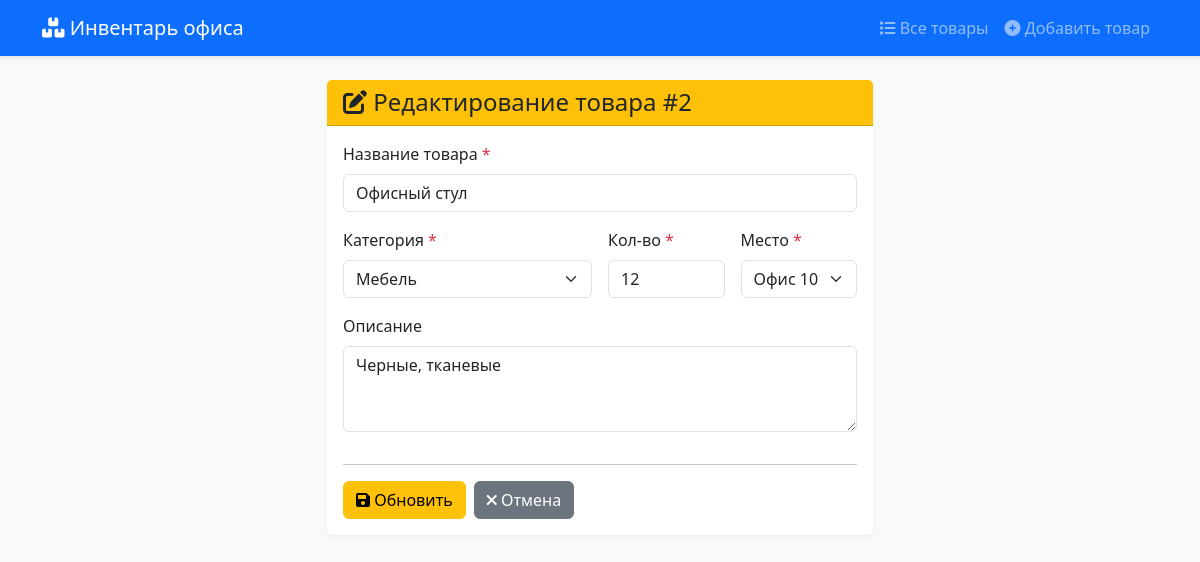
Page /edit/2 on the committed database.
### tables this page shows
CREATE TABLE items (
            id INTEGER PRIMARY KEY AUTOINCREMENT,
            name TEXT NOT NULL,
            category TEXT NOT NULL,
            quantity INTEGER NOT NULL,
            location TEXT NOT NULL,
            description TEXT,
            date_added DATE NOT NULL
        );

### app.py (the view, shortened to what this page needs)
@app.route('/edit/<int:id>', methods=['GET', 'POST'])
def edit_item(id):
    conn = get_db_connection()
    item = conn.execute('SELECT * FROM items WHERE id = ?', (id,)).fetchone()
    conn.close()
    if not item:
        flash('Товар не найден!', 'danger')
        return redirect(url_for('index'))
    categories, locations = get_filter_options()
    return render_template('edit_item.html', item=item, categories=categories, locations=locations)

### app.py (called while the page is built)
def get_db_connection():
    conn = sqlite3.connect('database.db')
    conn.row_factory = sqlite3.Row
    return conn

def get_filter_options():
    conn = get_db_connection()
    cursor = conn.cursor()
    categories = [row['category'] for row in cursor.execute("SELECT DISTINCT category FROM items ORDER BY category").fetchall()]
    locations = [row['location'] for row in cursor.execute("SELECT DISTINCT location FROM items ORDER BY location").fetchall()]
    conn.close()
    return categories, locations

### templates/edit_item.html (shortened to what this page needs)
{% extends "base.html" %}
{% block content %}
<div class="row justify-content-center">
    <div class="col-12 col-md-8 col-lg-6">
        <div class="card">
            <div class="card-header bg-warning">
                <h4 class="mb-0"><i class="fas fa-edit"></i> Редактирование товара #{{ item.id }}</h4>
            </div>
            <div class="card-body">
                <form method="POST" action="{{ url_for('edit_item', id=item.id) }}">
                    <div class="row g-2 g-sm-3">
                        <div class="col-12">
                            <label for="name" class="form-label">Название товара <span class="text-danger">*</span></label>
                            <input type="text" class="form-control" id="name" name="name"
                                   value="{{ item.name }}" required>
                        </div>
                        <div class="col-12 col-sm-6">
                            <label for="category" class="form-label">Категория <span class="text-danger">*</span></label>
                            <select class="form-select" id="category" name="category" required>
                                <option value="Мебель" {% if item.category == 'Мебель' %}selected{% endif %}>Мебель</option>
                            </select>
                        </div>
                        <div class="col-6 col-sm-3">
                            <label for="quantity" class="form-label">Кол-во <span class="text-danger">*</span></label>
                            <input type="number" class="form-control" id="quantity" name="quantity"
                                   value="{{ item.quantity }}" min="0" step="1" required>
                        </div>
                        <div class="col-6 col-sm-3">
                            <label for="location" class="form-label">Место <span class="text-danger">*</span></label>
                            <select class="form-select" id="location" name="location" required>
                                <option value="Офис 101" {% if item.location == 'Офис 101' %}selected{% endif %}>Офис 101</option>
                            </select>
                        </div>
                        <div class="col-12">
                            <label for="description" class="form-label">Описание</label>
                            <textarea class="form-control" id="description" name="description" rows="3">{{ item.description }}</textarea>
                        </div>
                        <div class="col-12">
                            <hr>
                            <div class="d-flex flex-wrap gap-2">
                                <button type="submit" class="btn btn-warning flex-grow-1 flex-sm-grow-0">
                                    <i class="fas fa-save"></i> Обновить
                                </button>
                                <a href="{{ url_for('index') }}" class="btn btn-secondary flex-grow-1 flex-sm-grow-0">
                                    <i class="fas fa-times"></i> Отмена
                                </a>
                            </div>
                        </div>
                    </div>
                </form>
            </div>
        </div>
    </div>
</div>
{% endblock %}

### templates/base.html (style rules this page uses)
body { background-color: #f8f9fa; padding-bottom: 20px; }
.card { box-shadow: 0 2px 4px rgba(0,0,0,.05); border: none; }

### rows in the picture
items: id "2", name "Офисный стул", category "Мебель", quantity "12", location "Офис 101", description "Черные, тканевые"
